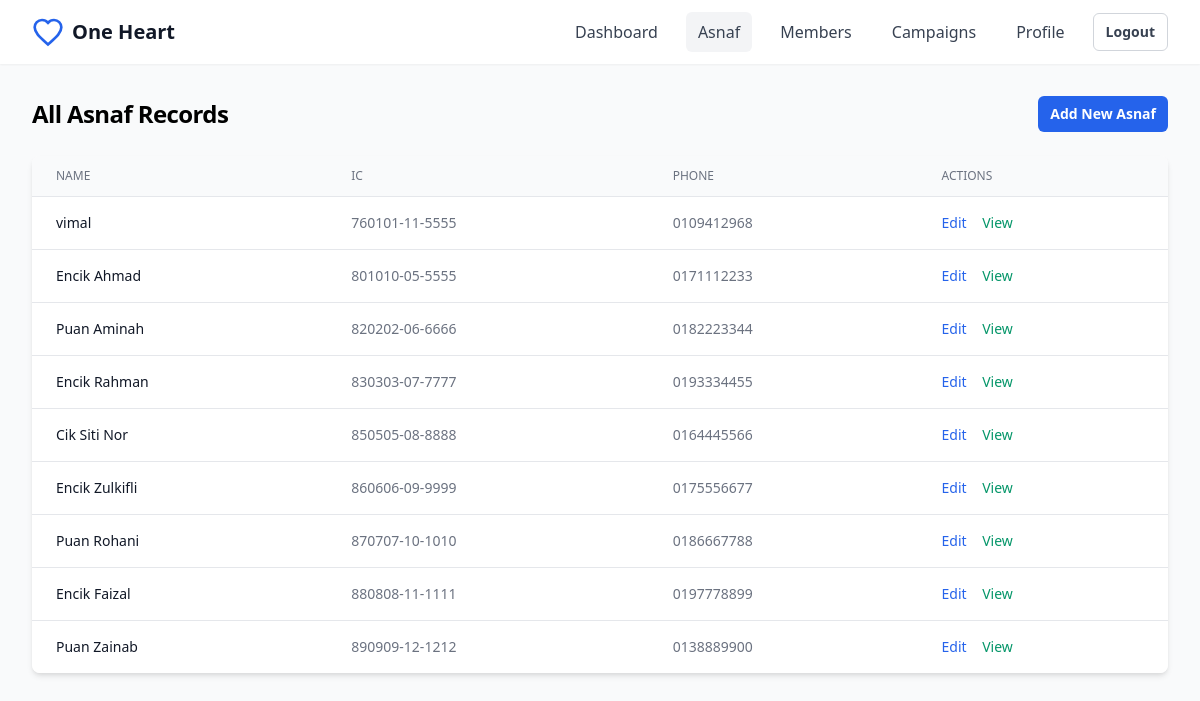
/asnaf.php (signed in), run on the app's committed database.
### tables this page shows
CREATE TABLE asnaf (
    id INT AUTO_INCREMENT PRIMARY KEY,
    name VARCHAR(100) NOT NULL,
    ic VARCHAR(20) NOT NULL,
    phone VARCHAR(20) NOT NULL,
    address TEXT NOT NULL,
    kampung VARCHAR(100) NOT NULL,
    tl VARCHAR(100),
    occupation VARCHAR(100),
    status ENUM('pending', 'verified', 'assisted') NOT NULL DEFAULT 'pending',
    total_dependent INT DEFAULT 0,
    dependent_names TEXT,
    problems TEXT,
    picture VARCHAR(255),
    user_id INT,
    created_at TIMESTAMP DEFAULT CURRENT_TIMESTAMP,
    updated_at TIMESTAMP DEFAULT CURRENT_TIMESTAMP ON UPDATE CURRENT_TIMESTAMP,
    FOREIGN KEY (user_id) REFERENCES users(id)
);

### asnaf.php (the view, shortened to what this page needs)
<?php
require_once 'config/database.php';
$query = "SELECT id, name, ic, phone FROM asnaf";
$query .= " ORDER BY created_at DESC";
$stmt = $conn->prepare($query);
$stmt->execute();
$result = $stmt->get_result();
?>
<!DOCTYPE html>
<html lang="en">
<head>
    <link href="https://cdn.jsdelivr.net/npm/tailwindcss@2.2.19/dist/tailwind.min.css" rel="stylesheet">
</head>
<body class="bg-gray-50">
    <?php include 'includes/header.php'; ?>
    <main class="mx-auto max-w-7xl px-4 sm:px-6 lg:px-8 py-8">
        <div class="space-y-6">
            <div class="flex justify-between items-center">
                <h1 class="text-2xl font-bold tracking-tight">
                    <?php
                    if (isset($_GET['status'])) {
                        echo $_GET['status'] == 'pending' ? 'Pending Asnaf' : 'Verified/Assisted Asnaf';
                    } else {
                        echo 'All Asnaf Records';
                    }
                    ?>
                </h1>
                <a href="add_asnaf.php" class="rounded-md bg-blue-600 px-3 py-2 text-sm font-semibold text-white hover:bg-blue-500">
                    Add New Asnaf
                </a>
            </div>
            <div class="bg-white shadow-md rounded-lg overflow-hidden">
                <?php if ($result->num_rows > 0): ?>
                    <table class="min-w-full divide-y divide-gray-200">
                        <thead class="bg-gray-50">
                            <tr>
                                <th class="px-6 py-3 text-left text-xs font-medium text-gray-500 uppercase">Name</th>
                                <th class="px-6 py-3 text-left text-xs font-medium text-gray-500 uppercase">IC</th>
                                <th class="px-6 py-3 text-left text-xs font-medium text-gray-500 uppercase">Phone</th>
                                <th class="px-6 py-3 text-left text-xs font-medium text-gray-500 uppercase">Actions</th>
                            </tr>
                        </thead>
                        <tbody class="bg-white divide-y divide-gray-200">
                            <?php while ($row = $result->fetch_assoc()): ?>
                                <tr>
                                    <td class="px-6 py-4 whitespace-nowrap">
                                        <div class="text-sm font-medium text-gray-900"><?php echo htmlspecialchars($row['name']); ?></div>
                                    </td>
                                    <td class="px-6 py-4 whitespace-nowrap">
                                        <div class="text-sm text-gray-500"><?php echo htmlspecialchars($row['ic']); ?></div>
                                    </td>
                                    <td class="px-6 py-4 whitespace-nowrap">
                                        <div class="text-sm text-gray-500"><?php echo htmlspecialchars($row['phone']); ?></div>
                                    </td>
                                    <td class="px-6 py-4 whitespace-nowrap text-sm text-gray-500">
                                        <a href="edit_asnaf.php?id=<?php echo $row['id']; ?>" class="text-blue-600 hover:text-blue-900 mr-3">Edit</a>
                                        <a href="view_asnaf.php?id=<?php echo $row['id']; ?>" class="text-green-600 hover:text-green-900">View</a>
                                    </td>
                                </tr>
                            <?php endwhile; ?>
                        </tbody>
                    </table>
                <?php else: ?>
                    <div class="p-6 text-center text-gray-500">
                        No asnaf records found
                    </div>
                <?php endif; ?>
            </div>
        </div>
    </main>
</body>
</html>

### data on the page
asnaf: name "vimal", ic "760101-11-5555", phone "0109412968"
asnaf: name "Encik Ahmad", ic "801010-05-5555", phone "0171112233"
asnaf: name "Puan Aminah", ic "820202-06-6666", phone "0182223344"
asnaf: name "Encik Rahman", ic "830303-07-7777", phone "0193334455"
asnaf: name "Cik Siti Nor", ic "850505-08-8888", phone "0164445566"
asnaf: name "Encik Zulkifli", ic "860606-09-9999", phone "0175556677"
asnaf: name "Puan Rohani", ic "870707-10-1010", phone "0186667788"
asnaf: name "Encik Faizal", ic "880808-11-1111", phone "0197778899"
asnaf: name "Puan Zainab", ic "890909-12-1212", phone "0138889900"
